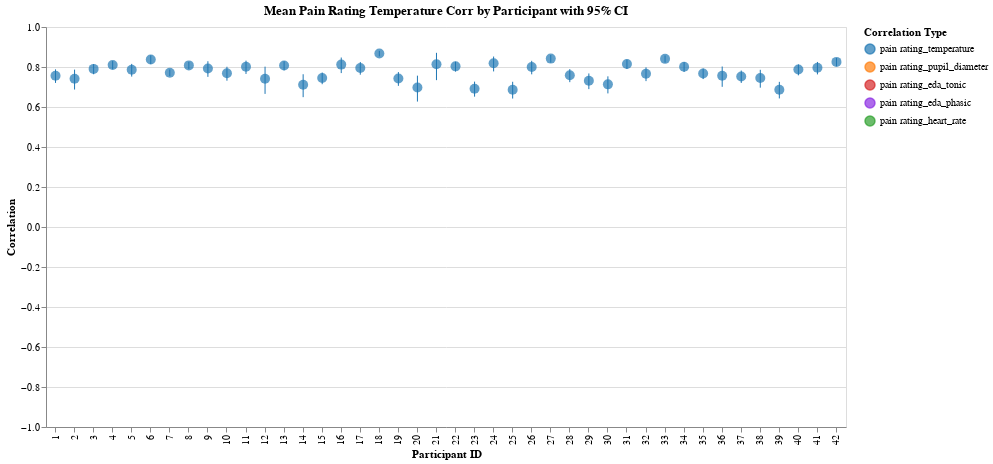

Notebook source saved alongside this figure:
### Markdown cell above
## Rating / Temperature

### Code cell
col1, col2 = "pain_rating", "temperature"

corr_by_trial = calculate_correlations_by_trial(df, col1, col2)
corr_by_participant = aggregate_correlations_fisher_z(
    corr_by_trial, col1, col2, "participant_id", include_ci=True
)
plot_correlations_by_trial(corr_by_trial, col1, col2)
temperature = plot_correlations_by_participant(
    corr_by_participant, col1, col2, with_config=False, color_map=COLORS
)
temperature

### Figure 1 — Vega-Lite specification as saved in the notebook (floating-point values rounded to 4 significant figures)
{"config": {"view": {"continuousWidth": 300, "continuousHeight": 300}}, "layer": [{"mark": {"type": "rule"}, "encoding": {"color": {"field": "correlation_type", "legend": {"labelExpr": "replace(replace(datum.label, '_corr', ''), '_', ' ')", "title": "Correlation Type"}, "scale": {"domain": ["pain_rating_temperature_corr", "pain_rating_pupil_diameter_corr", "pain_rating_eda_tonic_corr", "pain_rating_eda_phasic_corr", "pain_rating_heart_rate_corr"], "range": ["#1f77b4", "#ff7f0e", "#d62728", "#8a2be2", "#2ca02c"]}, "type": "nominal"}, "x": {"axis": {"title": "Participant ID"}, "field": "participant_id", "type": "ordinal"}, "y": {"axis": {"title": "Correlation"}, "field": "participant_id_pain_rating_temperature_corr_ci_lower", "scale": {"domain": [-1, 1]}, "type": "quantitative"}, "y2": {"field": "participant_id_pain_rating_temperature_corr_ci_upper"}}, "title": "Mean Pain Rating Temperature Corr by Participant with 95% CI"}, {"mark": {"type": "circle", "size": 100}, "encoding": {"color": {"field": "correlation_type", "legend": {"labelExpr": "replace(replace(datum.label, '_corr', ''), '_', ' ')", "title": "Correlation Type"}, "scale": {"domain": ["pain_rating_temperature_corr", "pain_rating_pupil_diameter_corr", "pain_rating_eda_tonic_corr", "pain_rating_eda_phasic_corr", "pain_rating_heart_rate_corr"], "range": ["#1f77b4", "#ff7f0e", "#d62728", "#8a2be2", "#2ca02c"]}, "type": "nominal"}, "tooltip": [{"field": "participant_id", "title": "Participant", "type": "nominal"}, {"field": "participant_id_pain_rating_temperature_corr_mean", "format": ".3f", "title": "Mean Correlation", "type": "quantitative"}, {"field": "participant_id_pain_rating_temperature_corr_ci_lower", "format": ".3f", "title": "CI Lower", "type": "quantitative"}, {"field": "participant_id_pain_rating_temperature_corr_ci_upper", "format": ".3f", "title": "CI Upper", "type": "quantitative"}], "x": {"axis": {"title": "Participant ID"}, "field": "participant_id", "type": "ordinal"}, "y": {"field": "participant_id_pain_rating_temperature_corr_mean", "type": "quantitative"}}, "title": "Mean Pain Rating Temperature Corr by Participant with 95% CI"}], "data": {"name": "data-28d7527c6c2959e3f23edd6263b66c54"}, "height": 400, "width": 800, "$schema": "https://vega.github.io/schema/vega-lite/v5.20.1.json", "datasets": {"data-28d7527c6c2959e3f23edd6263b66c54": [{"participant_id": 1, "participant_id_pain_rating_temperature_corr_mean": 0.7563, "participant_id_pain_rating_temperature_corr_ci_lower": 0.7204, "participant_id_pain_rating_temperature_corr_ci_upper": 0.7882, "correlation_type": "pain_rating_temperature_corr"}, {"participant_id": 2, "participant_id_pain_rating_temperature_corr_mean": 0.7412, "participant_id_pain_rating_temperature_corr_ci_lower": 0.6873, "participant_id_pain_rating_temperature_corr_ci_upper": 0.7869, "correlation_type": "pain_rating_temperature_corr"}, {"participant_id": 3, "participant_id_pain_rating_temperature_corr_mean": 0.7905, "participant_id_pain_rating_temperature_corr_ci_lower": 0.7637, "participant_id_pain_rating_temperature_corr_ci_upper": 0.8145, "correlation_type": "pain_rating_temperature_corr"}, {"participant_id": 4, "participant_id_pain_rating_temperature_corr_mean": 0.8103, "participant_id_pain_rating_temperature_corr_ci_lower": 0.789, "participant_id_pain_rating_temperature_corr_ci_upper": 0.8296, "correlation_type": "pain_rating_temperature_corr"}, {"participant_id": 5, "participant_id_pain_rating_temperature_corr_mean": 0.7858, "participant_id_pain_rating_temperature_corr_ci_lower": 0.7521, "participant_id_pain_rating_temperature_corr_ci_upper": 0.8155, "correlation_type": "pain_rating_temperature_corr"}, {"participant_id": 6, "participant_id_pain_rating_temperature_corr_mean": 0.8379, "participant_id_pain_rating_temperature_corr_ci_lower": 0.8146, "participant_id_pain_rating_temperature_corr_ci_upper": 0.8584, "correlation_type": "pain_rating_temperature_corr"}, {"participant_id": 7, "participant_id_pain_rating_temperature_corr_mean": 0.7715, "participant_id_pain_rating_temperature_corr_ci_lower": 0.7542, "participant_id_pain_rating_temperature_corr_ci_upper": 0.7878, "correlation_type": "pain_rating_temperature_corr"}, {"participant_id": 8, "participant_id_pain_rating_temperature_corr_mean": 0.8081, "participant_id_pain_rating_temperature_corr_ci_lower": 0.7888, "participant_id_pain_rating_temperature_corr_ci_upper": 0.8258, "correlation_type": "pain_rating_temperature_corr"}, {"participant_id": 9, "participant_id_pain_rating_temperature_corr_mean": 0.7929, "participant_id_pain_rating_temperature_corr_ci_lower": 0.7506, "participant_id_pain_rating_temperature_corr_ci_upper": 0.8287, "correlation_type": "pain_rating_temperature_corr"}, {"participant_id": 10, "participant_id_pain_rating_temperature_corr_mean": 0.7686, "participant_id_pain_rating_temperature_corr_ci_lower": 0.7315, "participant_id_pain_rating_temperature_corr_ci_upper": 0.8012, "correlation_type": "pain_rating_temperature_corr"}, {"participant_id": 11, "participant_id_pain_rating_temperature_corr_mean": 0.801, "participant_id_pain_rating_temperature_corr_ci_lower": 0.7653, "participant_id_pain_rating_temperature_corr_ci_upper": 0.8317, "correlation_type": "pain_rating_temperature_corr"}, {"participant_id": 12, "participant_id_pain_rating_temperature_corr_mean": 0.7411, "participant_id_pain_rating_temperature_corr_ci_lower": 0.6655, "participant_id_pain_rating_temperature_corr_ci_upper": 0.8017, "correlation_type": "pain_rating_temperature_corr"}, {"participant_id": 13, "participant_id_pain_rating_temperature_corr_mean": 0.8072, "participant_id_pain_rating_temperature_corr_ci_lower": 0.7835, "participant_id_pain_rating_temperature_corr_ci_upper": 0.8285, "correlation_type": "pain_rating_temperature_corr"}, {"participant_id": 14, "participant_id_pain_rating_temperature_corr_mean": 0.7112, "participant_id_pain_rating_temperature_corr_ci_lower": 0.6492, "participant_id_pain_rating_temperature_corr_ci_upper": 0.7638, "correlation_type": "pain_rating_temperature_corr"}, {"participant_id": 15, "participant_id_pain_rating_temperature_corr_mean": 0.7447, "participant_id_pain_rating_temperature_corr_ci_lower": 0.714, "participant_id_pain_rating_temperature_corr_ci_upper": 0.7726, "correlation_type": "pain_rating_temperature_corr"}, {"participant_id": 16, "participant_id_pain_rating_temperature_corr_mean": 0.812, "participant_id_pain_rating_temperature_corr_ci_lower": 0.7696, "participant_id_pain_rating_temperature_corr_ci_upper": 0.8473, "correlation_type": "pain_rating_temperature_corr"}, {"participant_id": 17, "participant_id_pain_rating_temperature_corr_mean": 0.7954, "participant_id_pain_rating_temperature_corr_ci_lower": 0.7614, "participant_id_pain_rating_temperature_corr_ci_upper": 0.825, "correlation_type": "pain_rating_temperature_corr"}, {"participant_id": 18, "participant_id_pain_rating_temperature_corr_mean": 0.8675, "participant_id_pain_rating_temperature_corr_ci_lower": 0.8532, "participant_id_pain_rating_temperature_corr_ci_upper": 0.8806, "correlation_type": "pain_rating_temperature_corr"}, {"participant_id": 19, "participant_id_pain_rating_temperature_corr_mean": 0.7421, "participant_id_pain_rating_temperature_corr_ci_lower": 0.7058, "participant_id_pain_rating_temperature_corr_ci_upper": 0.7746, "correlation_type": "pain_rating_temperature_corr"}, {"participant_id": 20, "participant_id_pain_rating_temperature_corr_mean": 0.6976, "participant_id_pain_rating_temperature_corr_ci_lower": 0.6271, "participant_id_pain_rating_temperature_corr_ci_upper": 0.7567, "correlation_type": "pain_rating_temperature_corr"}, {"participant_id": 21, "participant_id_pain_rating_temperature_corr_mean": 0.8135, "participant_id_pain_rating_temperature_corr_ci_lower": 0.7343, "participant_id_pain_rating_temperature_corr_ci_upper": 0.8708, "correlation_type": "pain_rating_temperature_corr"}, {"participant_id": 22, "participant_id_pain_rating_temperature_corr_mean": 0.8031, "participant_id_pain_rating_temperature_corr_ci_lower": 0.777, "participant_id_pain_rating_temperature_corr_ci_upper": 0.8265, "correlation_type": "pain_rating_temperature_corr"}, {"participant_id": 23, "participant_id_pain_rating_temperature_corr_mean": 0.6911, "participant_id_pain_rating_temperature_corr_ci_lower": 0.6517, "participant_id_pain_rating_temperature_corr_ci_upper": 0.7268, "correlation_type": "pain_rating_temperature_corr"}, {"participant_id": 24, "participant_id_pain_rating_temperature_corr_mean": 0.8185, "participant_id_pain_rating_temperature_corr_ci_lower": 0.7779, "participant_id_pain_rating_temperature_corr_ci_upper": 0.8523, "correlation_type": "pain_rating_temperature_corr"}, {"participant_id": 25, "participant_id_pain_rating_temperature_corr_mean": 0.6865, "participant_id_pain_rating_temperature_corr_ci_lower": 0.6422, "participant_id_pain_rating_temperature_corr_ci_upper": 0.7262, "correlation_type": "pain_rating_temperature_corr"}, {"participant_id": 26, "participant_id_pain_rating_temperature_corr_mean": 0.7996, "participant_id_pain_rating_temperature_corr_ci_lower": 0.7633, "participant_id_pain_rating_temperature_corr_ci_upper": 0.8309, "correlation_type": "pain_rating_temperature_corr"}, {"participant_id": 27, "participant_id_pain_rating_temperature_corr_mean": 0.842, "participant_id_pain_rating_temperature_corr_ci_lower": 0.8217, "participant_id_pain_rating_temperature_corr_ci_upper": 0.8601, "correlation_type": "pain_rating_temperature_corr"}, {"participant_id": 28, "participant_id_pain_rating_temperature_corr_mean": 0.7587, "participant_id_pain_rating_temperature_corr_ci_lower": 0.7242, "participant_id_pain_rating_temperature_corr_ci_upper": 0.7894, "correlation_type": "pain_rating_temperature_corr"}, {"participant_id": 29, "participant_id_pain_rating_temperature_corr_mean": 0.731, "participant_id_pain_rating_temperature_corr_ci_lower": 0.6895, "participant_id_pain_rating_temperature_corr_ci_upper": 0.7677, "correlation_type": "pain_rating_temperature_corr"}, {"participant_id": 30, "participant_id_pain_rating_temperature_corr_mean": 0.7132, "participant_id_pain_rating_temperature_corr_ci_lower": 0.6679, "participant_id_pain_rating_temperature_corr_ci_upper": 0.7532, "correlation_type": "pain_rating_temperature_corr"}, {"participant_id": 31, "participant_id_pain_rating_temperature_corr_mean": 0.8152, "participant_id_pain_rating_temperature_corr_ci_lower": 0.7904, "participant_id_pain_rating_temperature_corr_ci_upper": 0.8372, "correlation_type": "pain_rating_temperature_corr"}, {"participant_id": 32, "participant_id_pain_rating_temperature_corr_mean": 0.766, "participant_id_pain_rating_temperature_corr_ci_lower": 0.7294, "participant_id_pain_rating_temperature_corr_ci_upper": 0.7981, "correlation_type": "pain_rating_temperature_corr"}, {"participant_id": 33, "participant_id_pain_rating_temperature_corr_mean": 0.8408, "participant_id_pain_rating_temperature_corr_ci_lower": 0.8219, "participant_id_pain_rating_temperature_corr_ci_upper": 0.8578, "correlation_type": "pain_rating_temperature_corr"}, {"participant_id": 34, "participant_id_pain_rating_temperature_corr_mean": 0.8014, "participant_id_pain_rating_temperature_corr_ci_lower": 0.7755, "participant_id_pain_rating_temperature_corr_ci_upper": 0.8246, "correlation_type": "pain_rating_temperature_corr"}, {"participant_id": 35, "participant_id_pain_rating_temperature_corr_mean": 0.7676, "participant_id_pain_rating_temperature_corr_ci_lower": 0.7397, "participant_id_pain_rating_temperature_corr_ci_upper": 0.7928, "correlation_type": "pain_rating_temperature_corr"}, {"participant_id": 36, "participant_id_pain_rating_temperature_corr_mean": 0.7561, "participant_id_pain_rating_temperature_corr_ci_lower": 0.7009, "participant_id_pain_rating_temperature_corr_ci_upper": 0.8023, "correlation_type": "pain_rating_temperature_corr"}, {"participant_id": 37, "participant_id_pain_rating_temperature_corr_mean": 0.7529, "participant_id_pain_rating_temperature_corr_ci_lower": 0.7202, "participant_id_pain_rating_temperature_corr_ci_upper": 0.7822, "correlation_type": "pain_rating_temperature_corr"}, {"participant_id": 38, "participant_id_pain_rating_temperature_corr_mean": 0.7446, "participant_id_pain_rating_temperature_corr_ci_lower": 0.6966, "participant_id_pain_rating_temperature_corr_ci_upper": 0.786, "correlation_type": "pain_rating_temperature_corr"}, {"participant_id": 39, "participant_id_pain_rating_temperature_corr_mean": 0.6865, "participant_id_pain_rating_temperature_corr_ci_lower": 0.6428, "participant_id_pain_rating_temperature_corr_ci_upper": 0.7257, "correlation_type": "pain_rating_temperature_corr"}, {"participant_id": 40, "participant_id_pain_rating_temperature_corr_mean": 0.7873, "participant_id_pain_rating_temperature_corr_ci_lower": 0.7583, "participant_id_pain_rating_temperature_corr_ci_upper": 0.8132, "correlation_type": "pain_rating_temperature_corr"}, {"participant_id": 41, "participant_id_pain_rating_temperature_corr_mean": 0.7961, "participant_id_pain_rating_temperature_corr_ci_lower": 0.7629, "participant_id_pain_rating_temperature_corr_ci_upper": 0.8252, "correlation_type": "pain_rating_temperature_corr"}, {"participant_id": 42, "participant_id_pain_rating_temperature_corr_mean": 0.8256, "participant_id_pain_rating_temperature_corr_ci_lower": 0.804, "participant_id_pain_rating_temperature_corr_ci_upper": 0.845, "correlation_type": "pain_rating_temperature_corr"}]}}
